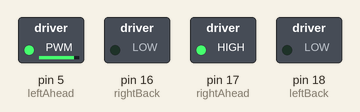
This sketch was run on a simulated Arduino Uno, built with avr-gcc and run on an emulated ATmega328P. On the bench: switched loads named in the sketch (green lamp = pin HIGH). What the sketch prints to the serial monitor is not drawn.

Above: at 0.1 s.
Timing chart, 0 to 1.6 s (numbered marks = the images above):
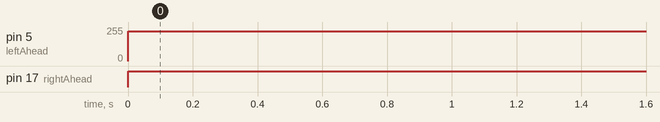

The sketch:

Race2.ino
```cpp
#include <Adafruit_SSD1306.h>
#include "Adafruit_VL53L0X.h"
#include <analogWrite.h>

Adafruit_SSD1306 display = Adafruit_SSD1306(128, 32, &Wire);
Adafruit_VL53L0X lox = Adafruit_VL53L0X();

//MOTOR A
int rightBack=16;
int rightAhead=17;
int leftAhead=5;
int leftBack=18;

void setup() {
  // put your setup code here, to run once:
  pinMode(rightAhead, OUTPUT);
  pinMode(rightBack, OUTPUT);
  pinMode(leftAhead, OUTPUT);
  pinMode(leftBack, OUTPUT);


  Serial.begin(115200);

   // wait until serial port opens for native USB devices
  while (! Serial) {
    delay(1);
  }

}


void loop() {
  Serial.println("test");
  analogWrite(rightAhead, 990);
  analogWrite(leftAhead, 990);
  analogWrite(rightBack, 0);
  analogWrite(leftBack, 0);
}
```

Measured:
- by itself, pin 5 (leftAhead): 0/255 → 222/255 at 0.00 s
- by itself, pin 17 (rightAhead): LOW → HIGH at 0.00 s
